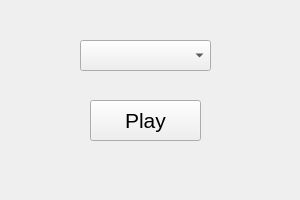
<?xml version="1.0" encoding="UTF-8"?>
<ui version="4.0">
 <class>Widget</class>
 <widget class="QWidget" name="Widget">
  <property name="geometry">
   <rect>
    <x>0</x>
    <y>0</y>
    <width>300</width>
    <height>200</height>
   </rect>
  </property>
  <property name="windowTitle">
   <string>Widget</string>
  </property>
  <widget class="QPushButton" name="btnPlay">
   <property name="geometry">
    <rect>
     <x>90</x>
     <y>100</y>
     <width>111</width>
     <height>41</height>
    </rect>
   </property>
   <property name="font">
    <font>
     <pointsize>16</pointsize>
    </font>
   </property>
   <property name="text">
    <string>Play</string>
   </property>
  </widget>
  <widget class="QComboBox" name="cboFiles">
   <property name="geometry">
    <rect>
     <x>80</x>
     <y>40</y>
     <width>131</width>
     <height>31</height>
    </rect>
   </property>
   <property name="font">
    <font>
     <pointsize>16</pointsize>
    </font>
   </property>
  </widget>
 </widget>
 <resources/>
 <connections/>
</ui>
